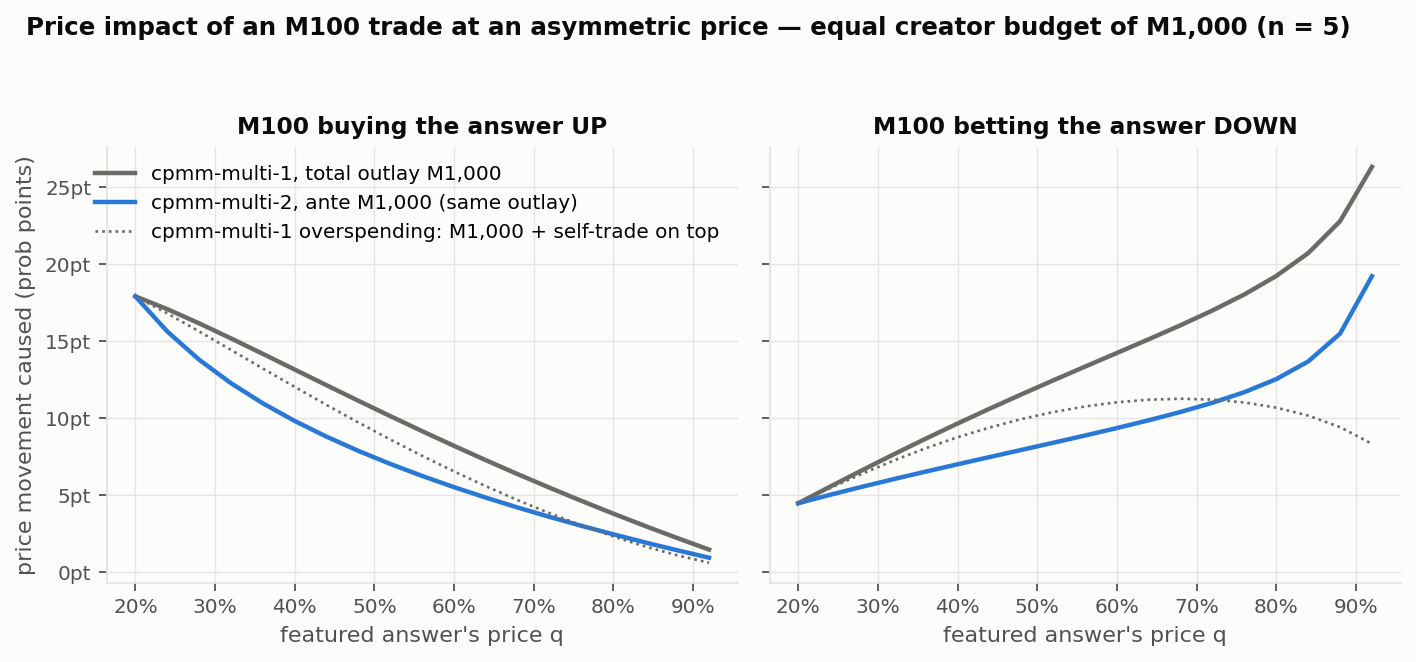

Here is the Python script that generated this plot:
#!/usr/bin/env python3
"""Figure B1 — the liquidity a trader actually experiences at an asymmetric price.

QUESTION: "The market shows 60% — how far does my M100 move it?"

Scenario as in fig_creation_cost (n = 5, featured answer at q, others equal),
with the creator's TOTAL outlay fixed at M1,000 for the headline comparison:

  v1 (same budget): uniform creation + forced self-trade to q, ante scaled so
      ante + self-trade = M1,000 (degree-1 homogeneity makes this exact);
  v2: sqrt-variance profile creation, ante M1,000 — same total capital;
  v1 (overspend, reference): ante M1,000 + self-trade paid ON TOP, i.e. the
      creator spends up to M2.4k more; shown dotted. This was round-1's solid
      line, and its extra capital is what produced the misleading down-side
      "hump" — at equal budget the v1 disadvantage is monotone in q.

Then a trader arrives and spends M100 on the featured answer — once buying it
up (YES), once betting it down (NO) — through full auto-arb. We plot how far
the price moves (less movement = deeper market).

Considered and deferred (clutter): "expected funding cost" normalization
(outlay net of the forced position's EV payout) — a third budget convention
between the two shown.
"""

from __future__ import annotations

import os
import sys

import numpy as np
import matplotlib.pyplot as plt

sys.path.insert(0, os.path.abspath(os.path.join(os.path.dirname(__file__), "..", "reference")))
from manifold.market_simulator import MarketSimulator  # noqa: E402

import figstyle as st  # noqa: E402
import scenarios as sc  # noqa: E402

ANTE = 1000.0
N_ANSWERS = 5
TRADE = 100.0


def v1_self_trade(q: float) -> tuple[float, float]:
    r = sc.v1_self_trade_to_profile(sc.featured_profile(q, N_ANSWERS), ANTE)
    return r["spend"], r["shares"]["a0"]


def v1_state_at(q: float) -> MarketSimulator:
    """v1, ante M1,000 + self-trade paid on top (creator overspends)."""
    return sc.v1_self_trade_to_profile(sc.featured_profile(q, N_ANSWERS), ANTE)["sim"]


def v1_budget_state_at(q: float) -> MarketSimulator:
    """v1 at the SAME total outlay as v2's ante (budget = M1,000)."""
    pools, _ = sc.v1_fixed_outlay_pools(sc.featured_profile(q, N_ANSWERS), ANTE)
    return sc.make_sim(pools)


def v2_state_at(q: float, ante: float = ANTE) -> MarketSimulator:
    return sc.make_sim(sc.v2_sum_to_one_pools(sc.featured_profile(q, N_ANSWERS), ante))


def impact(sim: MarketSimulator, position: str) -> float:
    p0 = sim.get_probability("a0")
    sim.simulate_buy("a0", TRADE, position)
    return sim.get_probability("a0") - p0


def main() -> None:
    q_grid = np.linspace(0.20, 0.92, 19)

    rows = {("v1b", "YES"): [], ("v1b", "NO"): [], ("v2", "YES"): [], ("v2", "NO"): [],
            ("v1x", "YES"): [], ("v1x", "NO"): []}
    for q in q_grid:
        q = float(q)
        makers = {
            "v1b": lambda: v1_budget_state_at(q),   # equal total outlay (headline)
            "v2": lambda: v2_state_at(q),
            "v1x": lambda: v1_state_at(q),          # ante + self-trade on top
        }
        for mech, mk in makers.items():
            for pos in ("YES", "NO"):
                rows[(mech, pos)].append(abs(impact(mk(), pos)))

    for k in rows:
        rows[k] = np.array(rows[k])

    st.apply()
    fig, axes = plt.subplots(1, 2, figsize=(9.2, 4.2), sharey=True)

    for ax, pos, title in zip(axes, ("YES", "NO"),
                              ("M100 buying the answer UP", "M100 betting the answer DOWN")):
        ax.plot(q_grid, rows[("v1b", pos)], color=st.V1,
                label="cpmm-multi-1, total outlay M1,000")
        ax.plot(q_grid, rows[("v2", pos)], color=st.V2,
                label="cpmm-multi-2, ante M1,000 (same outlay)")
        ax.plot(q_grid, rows[("v1x", pos)], color=st.V1, lw=1.2, ls=(0, (1, 1.5)),
                label="cpmm-multi-1 overspending: M1,000 + self-trade on top")
        ax.set_title(title, fontsize=10.5)
        ax.set_xlabel("featured answer's price q")
        st.pct(ax, "x")
        st.despine(ax)

    axes[0].set_ylabel("price movement caused (prob points)")
    from matplotlib.ticker import FuncFormatter, MultipleLocator
    axes[0].yaxis.set_major_locator(MultipleLocator(0.05))
    axes[0].yaxis.set_major_formatter(FuncFormatter(lambda v, _: f"{v * 100:.0f}pt"))
    axes[0].legend(loc="upper right")

    fig.suptitle("Price impact of an M100 trade at an asymmetric price — "
                 "equal creator budget of M1,000 (n = 5)",
                 fontsize=11, fontweight="bold", color=st.INK)
    fig.tight_layout(rect=(0, 0, 1, 0.94))

    st.save(fig, "fig_slippage")

    # console summary at the three reference asymmetries (equal-budget pair)
    print(f"{'q':>5} | {'v1 up':>7} {'v2 up':>7} | {'v1 down':>8} {'v2 down':>8}")
    for q in (0.30, 0.60, 0.90):
        i = int(np.argmin(np.abs(q_grid - q)))
        print(f"{q_grid[i]:5.2f} | {rows[('v1b', 'YES')][i]*100:6.2f}pt {rows[('v2', 'YES')][i]*100:6.2f}pt |"
              f" {rows[('v1b', 'NO')][i]*100:7.2f}pt {rows[('v2', 'NO')][i]*100:7.2f}pt")


if __name__ == "__main__":
    main()
